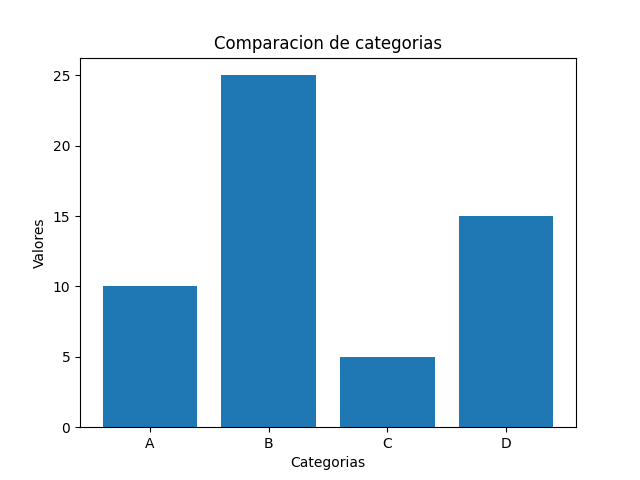

Write Python code to recreate this figure.
import matplotlib.pyplot as plt

etiquetas = ['A', 'B', 'C', 'D']
valores = [10, 25, 5, 15]

plt.bar(etiquetas, valores)
plt.title("Comparacion de categorias")
plt.xlabel("Categorias")
plt.ylabel("Valores")
plt.savefig('grafico_de_barras.png')
plt.show()